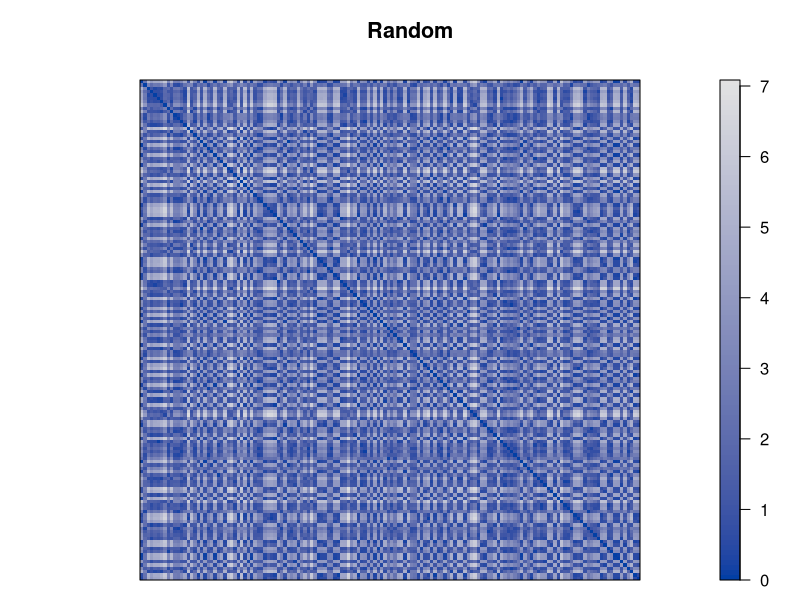
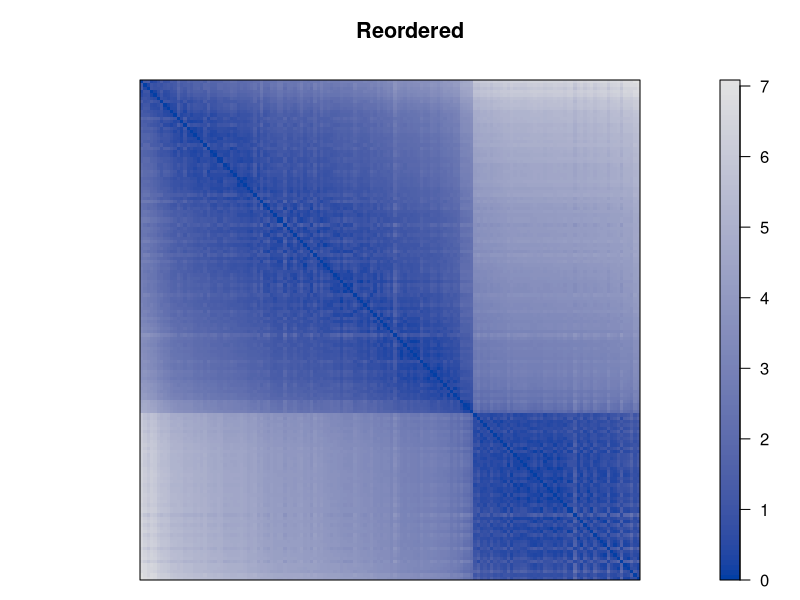
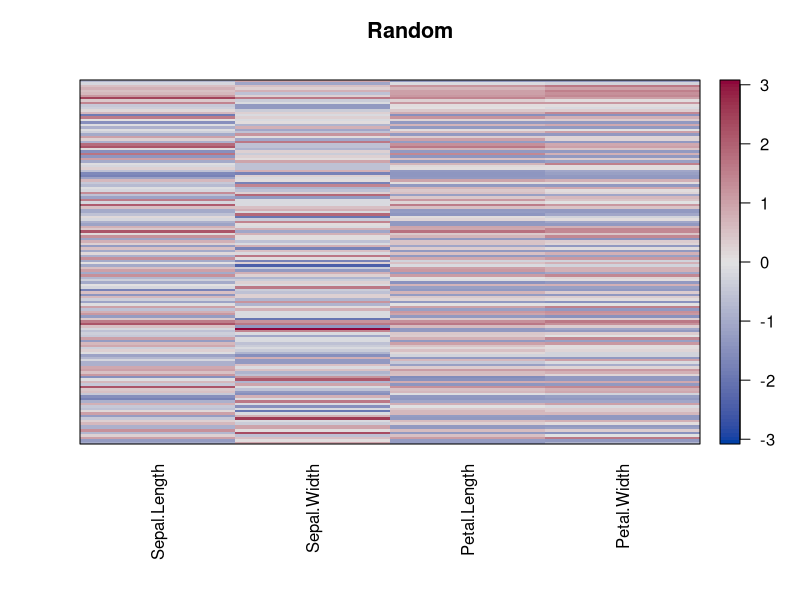
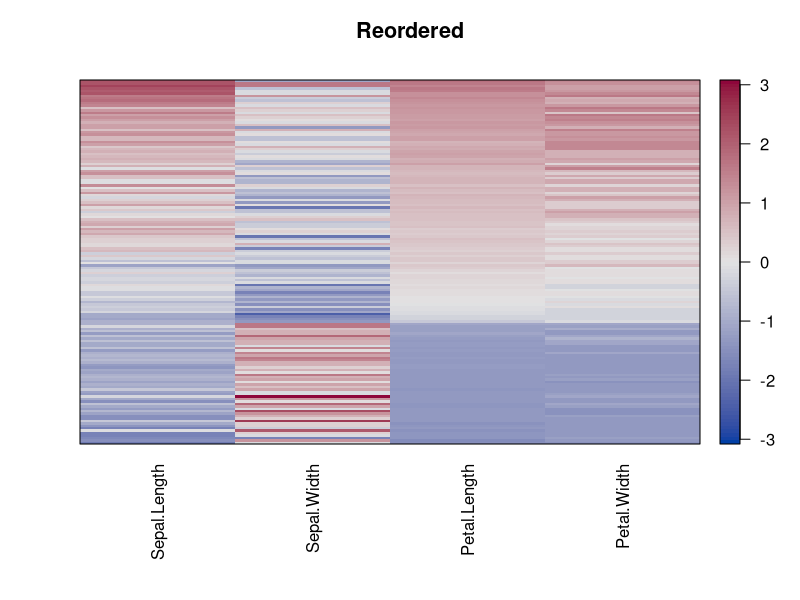
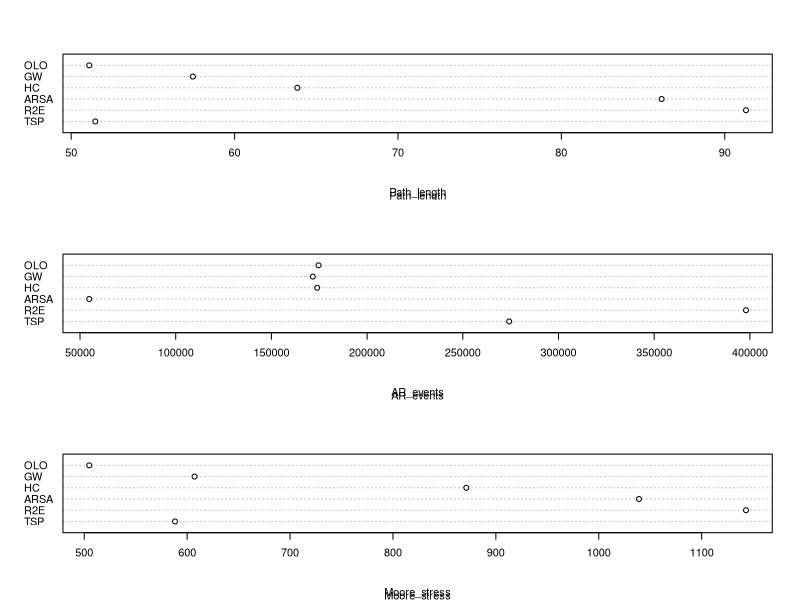
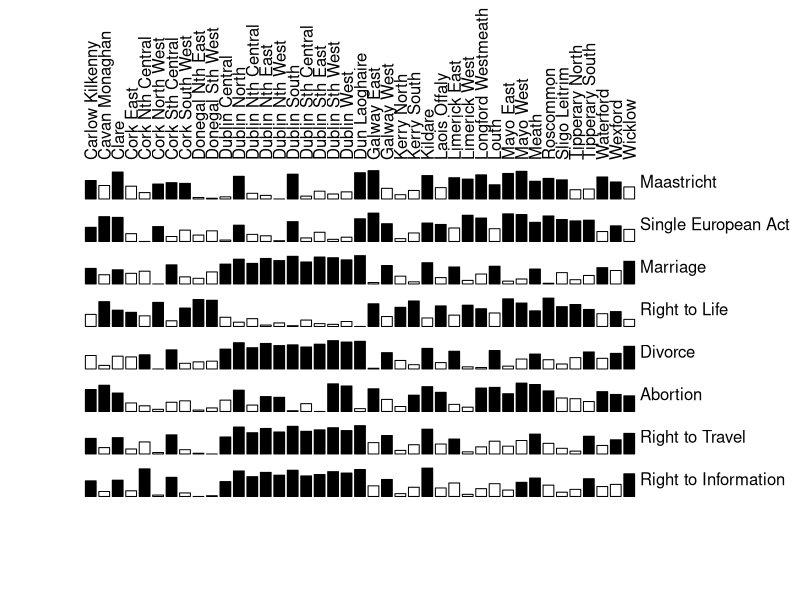
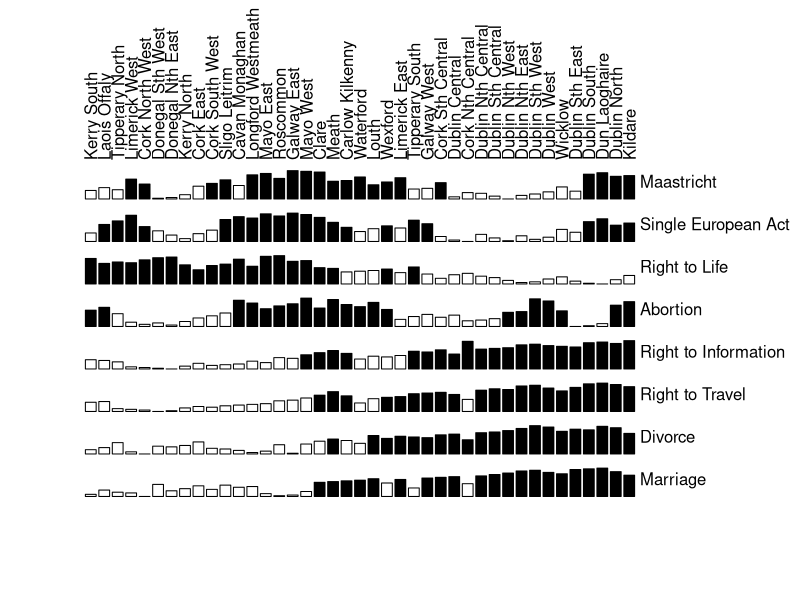
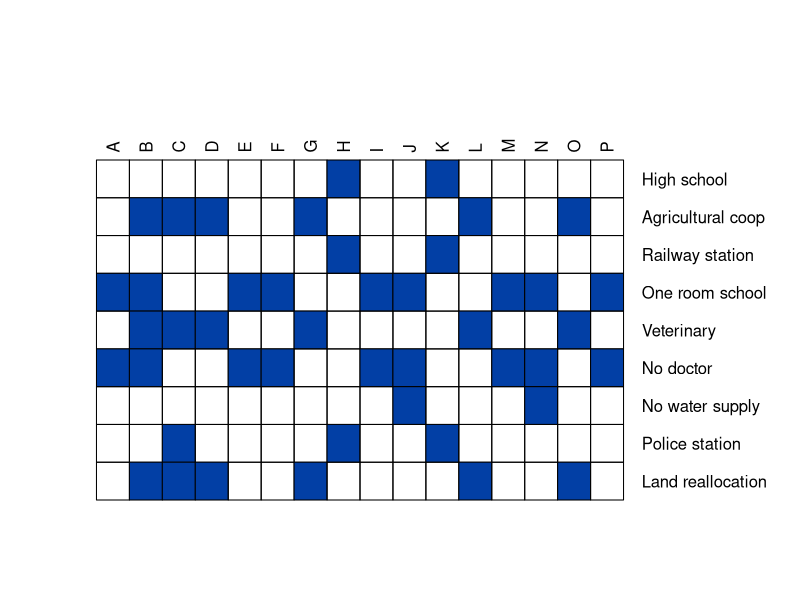

The R script that drew these images, in order:
### R code from vignette source 'seriation.Rnw'

###################################################
### code chunk number 1: seriation.Rnw:120-123
###################################################
options(scipen=3, digits=4)
### for sampling
set.seed(1234)


###################################################
### code chunk number 2: seriation.Rnw:1025-1026
###################################################
set.seed(1234)


###################################################
### code chunk number 3: seriation.Rnw:1029-1035
###################################################
library("seriation")

data("iris")
x <- as.matrix(iris[-5])
x <- x[sample(seq_len(nrow(x))),]
d <- dist(x)


###################################################
### code chunk number 4: seriation.Rnw:1041-1043
###################################################
o <- seriate(d)
o


###################################################
### code chunk number 5: seriation.Rnw:1054-1055
###################################################
head(get_order(o), 15)


###################################################
### code chunk number 6: pimage1
###################################################
pimage(d, main = "Random")


###################################################
### code chunk number 7: pimage1-2
###################################################
pimage(d, o, main = "Reordered")


###################################################
### code chunk number 8: seriation.Rnw:1080-1081
###################################################
cbind(random = criterion(d), reordered = criterion(d, o))


###################################################
### code chunk number 9: pimage2
###################################################
pimage(scale(x), main = "Random", prop = FALSE)


###################################################
### code chunk number 10: pimage2-2
###################################################
o_2mode <- c(o, NA)
pimage(scale(x), o_2mode, main = "Reordered", prop = FALSE)


###################################################
### code chunk number 11: seriation.Rnw:1130-1132
###################################################
methods <- c("TSP","R2E", "ARSA", "HC", "GW", "OLO")
o <- sapply(methods, FUN = function(m) seriate(d, m))


###################################################
### code chunk number 12: seriation.Rnw:1135-1137
###################################################
timing <- sapply(methods, FUN = function(m) system.time(seriate(d, m)),
    simplify = FALSE)


###################################################
### code chunk number 13: pimage3-pre (eval = FALSE)
###################################################
## o <- ser_align(o)
## for(s in o) pimage(d, s, main = get_method(s), key = FALSE)


###################################################
### code chunk number 14: pimage3
###################################################
o <- ser_align(o)
for(i in 1:length(o)) {
    pdf(file=paste("seriation-pimage_comp_", i , ".pdf", sep=""))
    pimage(d, o[[i]], main = get_method(o[[i]]), key = FALSE)
    dev.off()
}


###################################################
### code chunk number 15: seriation.Rnw:1266-1268
###################################################
crit <- sapply(o, FUN = function(x) criterion(d, x))
t(crit)


###################################################
### code chunk number 16: crit1
###################################################
def.par <- par(no.readonly = TRUE)
m <- c("Path_length", "AR_events", "Moore_stress")
layout(matrix(seq_along(m), ncol=1))
#tmp <- apply(crit[m,], 1, dotchart, sub = m)
tmp <- lapply(m, FUN = function(i) dotchart(crit[i,], sub = i))
par(def.par)


###################################################
### code chunk number 17: seriation.Rnw:1309-1311
###################################################
list_seriation_methods("dist")
list_seriation_methods("matrix")


###################################################
### code chunk number 18: seriation.Rnw:1315-1316
###################################################
get_seriation_method("dist", name = "ARSA")


###################################################
### code chunk number 19: seriation.Rnw:1333-1339
###################################################
seriation_method_reverse <- function(x, control = NULL,
                                     margin = seq_along(dim(x))) {
          lapply(seq_along(dim(x)), function(i)
            if (i %in% margin) rev(seq(dim(x)[i]))
            else NA)
}


###################################################
### code chunk number 20: seriation.Rnw:1347-1352
###################################################
set_seriation_method("matrix", "New_Reverse", seriation_method_reverse,
    "Reverse identity order")

set_seriation_method("array", "New_Reverse", seriation_method_reverse,
    "Reverse identity order")


###################################################
### code chunk number 21: seriation.Rnw:1357-1364
###################################################
list_seriation_methods("matrix")

o <- seriate(matrix(1, ncol = 3, nrow = 4), "New_Reverse")
o

get_order(o, 1)
get_order(o, 2)


###################################################
### code chunk number 22: seriation.Rnw:1398-1399
###################################################
x <- scale(x, center = FALSE)


###################################################
### code chunk number 23: seriation.Rnw:1406-1407 (eval = FALSE)
###################################################
## hmap(x, margin = c(7, 4), cexCol = 1, row_labels = FALSE)


###################################################
### code chunk number 24: seriation.Rnw:1417-1418 (eval = FALSE)
###################################################
## hmap(x, method = "MDS")


###################################################
### code chunk number 25: seriation.Rnw:1428-1433
###################################################
#bitmap(file = "seriation-heatmap1.png", type = "pnggray",
#    height = 6, width = 6, res = 300, pointsize=14)
pdf(file = "seriation-heatmap1.pdf")
hmap(x, margin = c(7, 4), row_labels = FALSE, cexCol = 1)
tmp <- dev.off()


###################################################
### code chunk number 26: seriation.Rnw:1435-1438
###################################################
pdf(file = "seriation-heatmap2.pdf")
hmap(x, method="MDS")
tmp <- dev.off()


###################################################
### code chunk number 27: seriation.Rnw:1504-1506
###################################################
data("Irish")
orig_matrix <- apply(Irish[,-6], 2, rank)


###################################################
### code chunk number 28: seriation.Rnw:1516-1521
###################################################
o <- c(
    seriate(dist(orig_matrix, "minkowski", p = 1), method = "TSP"),
    seriate(dist(t(orig_matrix), "minkowski", p = 1), method = "TSP")
)
o


###################################################
### code chunk number 29: seriation.Rnw:1525-1530
###################################################
get_seriation_method("matrix", name = "heatmap")

o <- seriate(orig_matrix, method = "heatmap", dist_fun = function(d) dist(d, "minkowski", p = 1),
             seriation_method = "TSP")
o


###################################################
### code chunk number 30: seriation.Rnw:1535-1537 (eval = FALSE)
###################################################
## bertinplot(orig_matrix)
## bertinplot(orig_matrix, o)


###################################################
### code chunk number 31: bertin1
###################################################
bertinplot(orig_matrix)


###################################################
### code chunk number 32: bertin2
###################################################
bertinplot(orig_matrix, o)


###################################################
### code chunk number 33: binary1
###################################################
data("Townships")

bertinplot(Townships, panel = panel.tiles)


###################################################
### code chunk number 34: seriation.Rnw:1614-1616
###################################################
## to get consistent results
set.seed(10)


###################################################
### code chunk number 35: binary2
###################################################
o <- seriate_rep(Townships, method = "BEA", criterion = "ME", rep = 10)
bertinplot(Townships, o, panel = panel.tiles)


###################################################
### code chunk number 36: seriation.Rnw:1655-1659
###################################################
rbind(
  original = criterion(Townships),
  reordered = criterion(Townships, o)
)


###################################################
### code chunk number 37: seriation.Rnw:1726-1730
###################################################
data("iris")
iris <- iris[sample(seq_len(nrow(iris))), ]
x_iris <- iris[, -5]
d_iris <- dist(x_iris, method = "euclidean")


###################################################
### code chunk number 38: dissplot1 (eval = FALSE)
###################################################
## ## plot original matrix
## dissplot(d_iris, method = NA)


###################################################
### code chunk number 39: dissplot2 (eval = FALSE)
###################################################
## ## plot reordered matrix
## dissplot(d_iris, main = "Dissimilarity plot with seriation")


###################################################
### code chunk number 40: seriation.Rnw:1752-1758
###################################################
pdf(file = "seriation-dissplot1.pdf")
## plot original matrix
dissplot(d_iris, method = NA)
tmp <- dev.off()
pdf(file = "seriation-dissplot2.pdf")
## plot reordered matrix
dissplot(d_iris, main = "Dissimilarity plot with seriation")
tmp <- dev.off()


###################################################
### code chunk number 41: seriation.Rnw:1785-1786
###################################################
set.seed(1234)


###################################################
### code chunk number 42: seriation.Rnw:1788-1790
###################################################
l <- kmeans(x_iris, 10)$cluster
#$


###################################################
### code chunk number 43: dissplot3 (eval = FALSE)
###################################################
## res <- dissplot(d_iris, labels = l,
##     main = "Dissimilarity plot - standard")


###################################################
### code chunk number 44: seriation.Rnw:1803-1816
###################################################
pdf(file = "seriation-dissplot3.pdf")

## visualize the clustering
res <- dissplot(d_iris, labels = l,
    main = "Dissimilarity plot - standard")
tmp <- dev.off()


pdf(file = "seriation-dissplot4.pdf")
## threshold
plot(res, main = "Dissimilarity plot - threshold",
    threshold = 3)

tmp <- dev.off()


###################################################
### code chunk number 45: seriation.Rnw:1831-1832
###################################################
res


###################################################
### code chunk number 46: seriation.Rnw:1851-1853 (eval = FALSE)
###################################################
## plot(res, options = list(main = "Seriation - threshold",
##     threshold = 3))


###################################################
### code chunk number 47: seriation.Rnw:1867-1870
###################################################
#names(res)
table(iris[res$order, 5], res$label)[,res$cluster_order]
#$


###################################################
### code chunk number 48: ruspini
###################################################
data("ruspini", package = "cluster")
d <- dist(ruspini)
l <- kmeans(ruspini, 3)$cluster
dissplot(d, labels = l)
